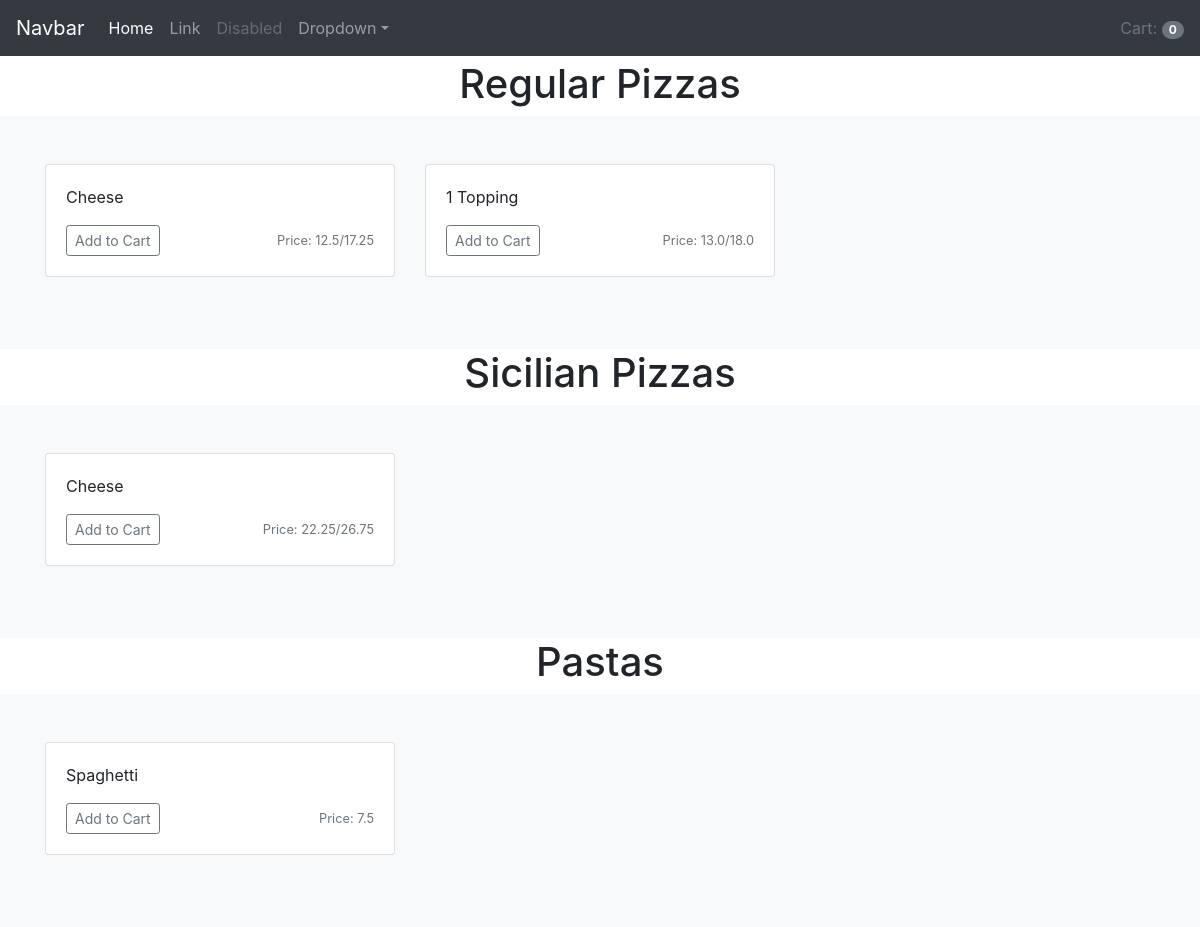
The page / on the database its author committed.
### pinochios/models.py (models this page shows, shortened)
class Regular_Pizza(models.Model):
    name = models.CharField(max_length=20)
    small_price = models.FloatField(blank=True)
    large_price = models.FloatField(blank=True)
    toppings = models.ManyToManyField(Topping, blank=True, related_name="Regular_Pizzas")
    number_of_toppings = models.IntegerField(default=0)

class Sicilian_Pizza(models.Model):
    name = models.CharField(max_length=20)
    small_price = models.FloatField(blank=True)
    large_price = models.FloatField(blank=True)
    toppings = models.ManyToManyField(Topping, blank=True, related_name="Sicilian_Pizzas")
    number_of_toppings = models.IntegerField(default=0)

class Pasta(models.Model):
    name = models.CharField(max_length=20)
    price = models.FloatField()

### pinochios/views.py (the view)
# urls.py: path('', views.index, name='index'),
def index(request):
    user = request.user
    if user is None:
        return render(reserve('login_view'))
    amount = Shopping_Cart_Item.objects.filter(user_id=user.id).count()
    context = {
        "amount": amount,
        "regular_pizzas": Regular_Pizza.objects.all(),
        "sicilian_pizzas": Sicilian_Pizza.objects.all(),
        "pastas": Pasta.objects.all(),
        "user_id": user.id
    }
    return render(request, "pinochios/index.html", context)

### pinochios/templates/pinochios/index.html (shortened to what this page needs)
{% extends "pinochios/base.html" %}
{% block body %}
<h1 class="text-center">Regular Pizzas</h1>
<div class="album py-5 bg-light">
    <div class="container">
        <div class="row">
            {% for pizza in regular_pizzas %}
            <div class="col-md-4">
                <div class="card mb-4 box-shadow">
                    <div class="card-body">
                        <p class="card-text">
                            {{ pizza.name }}
                        </p>
                        <div class="d-flex justify-content-between align-items-center">
                            <div class="btn-group">
                                <button type="button" class="btn btn-sm btn-outline-secondary addPizzaMenuItem">
                                    Add to Cart
                                </button>
                            </div>
                            <small class="text-muted">Price: {{ pizza.small_price }}/{{ pizza.large_price }} </small>
                        </div>
                    </div>
                </div>
            </div>
            {% endfor %}
        </div>
    </div>
</div>
<h1 class="text-center">Sicilian Pizzas</h1>
<div class="album py-5 bg-light">
    <div class="container">
        <div class="row">
            {% for pizza in sicilian_pizzas %}
            <div class="col-md-4">
                <div class="card mb-4 box-shadow">
                    <div class="card-body">
                        <p class="card-text">
                            {{ pizza.name }}
                        </p>
                        <div class="d-flex justify-content-between align-items-center">
                            <div class="btn-group">
                                <button type="button" class="btn btn-sm btn-outline-secondary addPizzaMenuItem">
                                    Add to Cart
                                </button>
                            </div>
                            <small class="text-muted">Price: {{ pizza.small_price }}/{{ pizza.large_price }} </small>
                        </div>
                    </div>
                </div>
            </div>
            {% endfor %}
        </div>
    </div>
</div>
<h1 class="text-center">Pastas</h1>
<div class="album py-5 bg-light">
        <div class="container">
            <div class="row">
                {% for pasta in pastas %}
                <div class="col-md-4">
                    <div class="card mb-4 box-shadow">
                        <div class="card-body">
                            <p class="card-text">
                                {{ pasta.name }}
                            </p>
                            <div class="d-flex justify-content-between align-items-center">
                                <div class="btn-group">
                                    <button type="button" class="btn btn-sm btn-outline-secondary addMenuItem">
                                        Add to Cart
                                    </button>
                                </div>
                                <small class="text-muted">Price: {{ pasta.price }}</small>
                            </div>
                        </div>
                    </div>
                </div>
                {% endfor %}
            </div>
        </div>
    </div>
{% endblock %}

### pinochios/static/pinochios/master.css (style rules this page uses)
.col-md-4 { -webkit-transition: transform 0.5s; }
body { padding-top: 60px; }

### rows shown on the page
Regular_Pizza: name "Cheese", small_price "12.5", large_price "17.25"
Regular_Pizza: name "1 Topping", small_price "13.0", large_price "18.0"
Sicilian_Pizza: name "Cheese", small_price "22.25", large_price "26.75"
Pasta: name "Spaghetti", price "7.5"

### other values the page prints
{{ amount }} "0"
